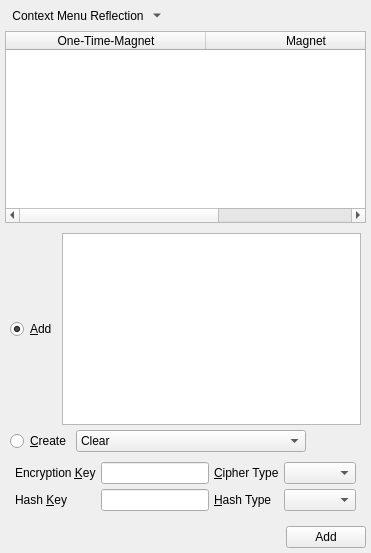
              <widget class="QWidget" name="tab_magnets">
               <attribute name="title">
                <string>&amp;Magnets</string>
               </attribute>
               <layout class="QVBoxLayout" name="verticalLayout_48">
                <property name="spacing">
                 <number>5</number>
                </property>
                <property name="leftMargin">
                 <number>5</number>
                </property>
                <property name="topMargin">
                 <number>5</number>
                </property>
                <property name="rightMargin">
                 <number>5</number>
                </property>
                <property name="bottomMargin">
                 <number>5</number>
                </property>
                <item>
                 <layout class="QHBoxLayout" name="horizontalLayout_71">
                  <property name="spacing">
                   <number>5</number>
                  </property>
                  <item>
                   <widget class="QToolButton" name="magnetsActionMenu">
                    <property name="toolTip">
                     <string>Context Menu</string>
                    </property>
                    <property name="text">
                     <string>Context Menu Reflection</string>
                    </property>
                    <property name="icon">
                     <iconset resource="../Icons/icons.qrc">
                      <normaloff>:/generic/menu.png</normaloff>:/generic/menu.png</iconset>
                    </property>
                    <property name="popupMode">
                     <enum>QToolButton::MenuButtonPopup</enum>
                    </property>
                    <property name="autoRaise">
                     <bool>true</bool>
                    </property>
                   </widget>
                  </item>
                  <item>
                   <spacer name="horizontalSpacer_57">
                    <property name="orientation">
                     <enum>Qt::Horizontal</enum>
                    </property>
                    <property name="sizeHint" stdset="0">
                     <size>
                      <width>40</width>
                      <height>20</height>
                     </size>
                    </property>
                   </spacer>
                  </item>
                 </layout>
                </item>
                <item>
                 <widget class="QTableWidget" name="etpMagnets">
                  <property name="alternatingRowColors">
                   <bool>true</bool>
                  </property>
                  <property name="selectionMode">
                   <enum>QAbstractItemView::SingleSelection</enum>
                  </property>
                  <property name="selectionBehavior">
                   <enum>QAbstractItemView::SelectRows</enum>
                  </property>
                  <property name="horizontalScrollMode">
                   <enum>QAbstractItemView::ScrollPerPixel</enum>
                  </property>
                  <property name="sortingEnabled">
                   <bool>true</bool>
                  </property>
                  <attribute name="horizontalHeaderDefaultSectionSize">
                   <number>200</number>
                  </attribute>
                  <attribute name="horizontalHeaderStretchLastSection">
                   <bool>true</bool>
                  </attribute>
                  <column>
                   <property name="text">
                    <string>One-Time-Magnet</string>
                   </property>
                  </column>
                  <column>
                   <property name="text">
                    <string>Magnet</string>
                   </property>
                  </column>
                  <column>
                   <property name="text">
                    <string>OID</string>
                   </property>
                  </column>
                 </widget>
                </item>
                <item>
                 <widget class="QFrame" name="frame_2">
                  <property name="frameShape">
                   <enum>QFrame::NoFrame</enum>
                  </property>
                  <layout class="QVBoxLayout" name="verticalLayout_42" stretch="0,0,0">
                   <property name="spacing">
                    <number>5</number>
                   </property>
                   <property name="leftMargin">
                    <number>5</number>
                   </property>
                   <property name="topMargin">
                    <number>5</number>
                   </property>
                   <property name="rightMargin">
                    <number>5</number>
                   </property>
                   <property name="bottomMargin">
                    <number>5</number>
                   </property>
                   <item>
                    <layout class="QHBoxLayout" name="horizontalLayout_59">
                     <property name="spacing">
                      <number>5</number>
                     </property>
                     <item>
                      <widget class="QRadioButton" name="magnetRadio">
                       <property name="text">
                        <string>&amp;Add</string>
                       </property>
                       <property name="checked">
                        <bool>true</bool>
                       </property>
                      </widget>
                     </item>
                     <item>
                      <widget class="QTextEdit" name="etpMagnet">
                       <property name="sizePolicy">
                        <sizepolicy hsizetype="Expanding" vsizetype="Fixed">
                         <horstretch>0</horstretch>
                         <verstretch>0</verstretch>
                        </sizepolicy>
                       </property>
                       <property name="font">
                        <font>
                         <family>Monospace</family>
                        </font>
                       </property>
                       <property name="tabChangesFocus">
                        <bool>true</bool>
                       </property>
                       <property name="acceptRichText">
                        <bool>false</bool>
                       </property>
                      </widget>
                     </item>
                    </layout>
                   </item>
                   <item>
                    <layout class="QHBoxLayout" name="horizontalLayout_53">
                     <property name="spacing">
                      <number>5</number>
                     </property>
                     <item>
                      <widget class="QRadioButton" name="pairRadio">
                       <property name="sizePolicy">
                        <sizepolicy hsizetype="Minimum" vsizetype="Preferred">
                         <horstretch>0</horstretch>
                         <verstretch>0</verstretch>
                        </sizepolicy>
                       </property>
                       <property name="text">
                        <string>&amp;Create</string>
                       </property>
                      </widget>
                     </item>
                     <item>
                      <widget class="QComboBox" name="generate">
                       <property name="sizeAdjustPolicy">
                        <enum>QComboBox::AdjustToContents</enum>
                       </property>
                       <property name="minimumContentsLength">
                        <number>25</number>
                       </property>
                       <item>
                        <property name="text">
                         <string>Clear</string>
                        </property>
                       </item>
                       <item>
                        <property name="text">
                         <string>Generate Key Pair</string>
                        </property>
                       </item>
                       <item>
                        <property name="text">
                         <string>Generate Encryption Key</string>
                        </property>
                       </item>
                       <item>
                        <property name="text">
                         <string>Generate MAC Key</string>
                        </property>
                       </item>
                      </widget>
                     </item>
                     <item>
                      <spacer name="horizontalSpacer_41">
                       <property name="orientation">
                        <enum>Qt::Horizontal</enum>
                       </property>
                       <property name="sizeHint" stdset="0">
                        <size>
                         <width>40</width>
                         <height>20</height>
                        </size>
                       </property>
                      </spacer>
                     </item>
                    </layout>
                   </item>
                   <item>
                    <widget class="QFrame" name="pairFrame">
                     <property name="frameShape">
                      <enum>QFrame::NoFrame</enum>
                     </property>
                     <layout class="QVBoxLayout" name="verticalLayout_45">
                      <property name="spacing">
                       <number>5</number>
                      </property>
                      <property name="leftMargin">
                       <number>5</number>
                      </property>
                      <property name="topMargin">
                       <number>5</number>
                      </property>
                      <property name="rightMargin">
                       <number>5</number>
                      </property>
                      <property name="bottomMargin">
                       <number>5</number>
                      </property>
                      <item>
                       <layout class="QGridLayout" name="gridLayout_7">
                        <property name="spacing">
                         <number>5</number>
                        </property>
                        <item row="0" column="4">
                         <widget class="QLabel" name="label_52">
                          <property name="text">
                           <string>&amp;Cipher Type</string>
                          </property>
                          <property name="buddy">
                           <cstring>etpCipherType</cstring>
                          </property>
                         </widget>
                        </item>
                        <item row="1" column="2">
                         <widget class="QLabel" name="label_51">
                          <property name="text">
                           <string>Hash &amp;Key</string>
                          </property>
                          <property name="buddy">
                           <cstring>etpMacKey</cstring>
                          </property>
                         </widget>
                        </item>
                        <item row="0" column="5">
                         <widget class="QComboBox" name="etpCipherType">
                          <property name="sizeAdjustPolicy">
                           <enum>QComboBox::AdjustToContents</enum>
                          </property>
                         </widget>
                        </item>
                        <item row="0" column="3">
                         <widget class="QLineEdit" name="etpEncryptionKey"/>
                        </item>
                        <item row="0" column="2">
                         <widget class="QLabel" name="label_50">
                          <property name="text">
                           <string>Encryption &amp;Key</string>
                          </property>
                          <property name="buddy">
                           <cstring>etpEncryptionKey</cstring>
                          </property>
                         </widget>
                        </item>
                        <item row="1" column="3">
                         <widget class="QLineEdit" name="etpMacKey"/>
                        </item>
                        <item row="1" column="4">
                         <widget class="QLabel" name="label_57">
                          <property name="text">
                           <string>&amp;Hash Type</string>
                          </property>
                          <property name="buddy">
                           <cstring>etpHashType</cstring>
                          </property>
                         </widget>
                        </item>
                        <item row="1" column="5">
                         <widget class="QComboBox" name="etpHashType">
                          <property name="sizeAdjustPolicy">
                           <enum>QComboBox::AdjustToContents</enum>
                          </property>
                         </widget>
                        </item>
                       </layout>
                      </item>
                     </layout>
                    </widget>
                   </item>
                  </layout>
                 </widget>
                </item>
                <item>
                 <layout class="QHBoxLayout" name="horizontalLayout_57">
                  <property name="spacing">
                   <number>5</number>
                  </property>
                  <item>
                   <spacer name="horizontalSpacer_49">
                    <property name="orientation">
                     <enum>Qt::Horizontal</enum>
                    </property>
                    <property name="sizeHint" stdset="0">
                     <size>
                      <width>40</width>
                      <height>20</height>
                     </size>
                    </property>
                   </spacer>
                  </item>
                  <item>
                   <widget class="QPushButton" name="addMagnet">
                    <property name="text">
                     <string>Add</string>
                    </property>
                   </widget>
                  </item>
                 </layout>
                </item>
               </layout>
              </widget>
